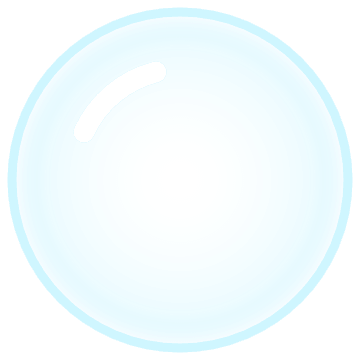
#> input picture client/assets/resources/ui/kit/bubble_small.png, 360 x 360 px, given in place of books.png, which was not available
$ python skin.py
#> lines starting #> are read from the running program, lines starting #| are printed output that depends on the picture; after the words box and inside, x2 and y2 are one past the last pixel; in counts of white or black regions, pixels touching at a corner belong together
### tools/art/slice.py
#!/usr/bin/env python3
"""把 Codex 出的白底图集抠成透明底并切成单张。

用法: slice.py <图集.png> <输出目录> <边长> <名字1,名字2,...>
边长为负数时保持长宽比，只把宽度缩到该绝对值。
可选第 5 个参数「列x行」（如 3x3）：按网格归并碎块。
按从上到下、从左到右的顺序给每个切片命名。
"""
import sys
from collections import deque

import numpy as np
from PIL import Image

WHITE = 240  # 三个通道都高于它算背景白
EDGE_DARK = 90  # 过渡带里暗于它的像素视为完全不透明
MIN_SIZE = 40  # 小于这个像素宽高的连通块当作噪点丢弃


def _grow(mask: np.ndarray, steps: int) -> np.ndarray:
    """把布尔蒙版向外扩 steps 个像素（四邻域）。"""
    out = mask.copy()
    for _ in range(steps):
        g = out.copy()
        g[1:, :] |= out[:-1, :]
        g[:-1, :] |= out[1:, :]
        g[:, 1:] |= out[:, :-1]
        g[:, :-1] |= out[:, 1:]
        out = g
    return out


def remove_background(img: Image.Image) -> Image.Image:
    """从四边向内泛洪找出白色背景并去掉，边缘做真正的抗锯齿。

    出图时图案边缘的像素是「图案色与白底的混合」。这里按混入白色的比例还原出
    半透明度，并把颜色里的白色成分减掉，所以放到任何底色上都不会有白边或锯齿。
    图案内部的白色高光不与边缘连通，不受影响。
    """
    rgb = np.asarray(img.convert("RGB")).astype(np.float32)
    near_white = rgb.min(axis=2) >= WHITE
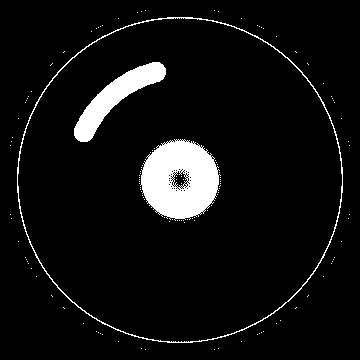
#> near_white: shape (360, 360) bool; 6.6% white; 128 white regions (125 under 20 px), largest, box (x1, y1, x2, y2) and area: (140, 139, 221, 221) 4649, (74, 62, 166, 142) 2306, (17, 17, 343, 343) 1440
    h, w = near_white.shape
#> h = 360; w = 360
    bg = np.zeros((h, w), dtype=bool)
    queue = deque()
    for x in range(w):
        queue.append((0, x)); queue.append((h - 1, x))
    for y in range(h):
        queue.append((y, 0)); queue.append((y, w - 1))
    while queue:
        y, x = queue.popleft()
        if y < 0 or y >= h or x < 0 or x >= w or bg[y, x] or not near_white[y, x]:
            continue
        bg[y, x] = True
        queue.extend(((y + 1, x), (y - 1, x), (y, x + 1), (y, x - 1)))
#> bg: shape (360, 360) bool; every value is 0
    alpha = np.where(bg, 0.0, 1.0).astype(np.float32)
#> alpha: shape (360, 360) float32; every value is 1
    # 紧贴背景的 2 像素是过渡带：越白越透明
    band = _grow(bg, 2) & ~bg
    whiteness = np.clip((rgb.min(axis=2) - EDGE_DARK) / (255.0 - EDGE_DARK), 0.0, 1.0)
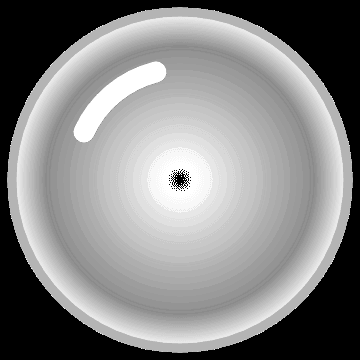
#> whiteness: shape (360, 360) float32; min 0, max 1, mean 0.528
    alpha[band] = 1.0 - whiteness[band]
    # 还原被白底冲淡的颜色：C = (混合色 - (1 - a) * 白) / a
    a3 = np.clip(alpha, 0.05, 1.0)[:, :, None]
    fixed = np.clip((rgb - (1.0 - a3) * 255.0) / a3, 0.0, 255.0)
    rgb = np.where(band[:, :, None], fixed, rgb)
    out = np.dstack([rgb, alpha * 255.0]).astype(np.uint8)
    return Image.fromarray(out, "RGBA")


def components(alpha: np.ndarray):
    """返回各连通块的包围盒 (top, left, bottom, right)。"""
    h, w = alpha.shape
#> h = 360; w = 360
    solid = alpha > 100
#> solid: shape (360, 360) bool; every value is 1
    seen = np.zeros((h, w), dtype=bool)
    boxes = []
    for sy in range(0, h, 4):
        for sx in range(0, w, 4):
            if not solid[sy, sx] or seen[sy, sx]:
                continue
            top, left, bottom, right = sy, sx, sy, sx
            queue = deque([(sy, sx)])
            seen[sy, sx] = True
            while queue:
                y, x = queue.popleft()
                top, bottom, left, right = min(top, y), max(bottom, y), min(left, x), max(right, x)
                for ny, nx in ((y + 1, x), (y - 1, x), (y, x + 1), (y, x - 1)):
                    if 0 <= ny < h and 0 <= nx < w and solid[ny, nx] and not seen[ny, nx]:
                        seen[ny, nx] = True
                        queue.append((ny, nx))
            if bottom - top >= MIN_SIZE and right - left >= MIN_SIZE:
                boxes.append((top, left, bottom + 1, right + 1))
#> after the loop, boxes = [(0, 0, 360, 360)]
    return boxes


def reading_order(boxes):
    """先按行分组（中心 y 接近的算一行），行内按 x 排。"""
    boxes = sorted(boxes, key=lambda b: (b[0] + b[2]) / 2)
#> boxes = [(0, 0, 360, 360)]
    rows, current = [], []
    for b in boxes:
        cy = (b[0] + b[2]) / 2
        if current and cy - (current[-1][0] + current[-1][2]) / 2 > (current[-1][2] - current[-1][0]) * 0.5:
            rows.append(current)
            current = []
        current.append(b)
#> after the loop, current = [(0, 0, 360, 360)]
    if current:
        rows.append(current)
    return [b for row in rows for b in sorted(row, key=lambda b: b[1])]


# [37 lines left out: functions resize, main, not called in this run]


# [2 lines that do not run on import are left out]

### tools/art/skin.py
#!/usr/bin/env python3
"""把 Codex 出的界面部件图（白底）切成可拉伸的部件，放进 client/assets/resources/ui/skin。

docs/03 第 5 节「界面部件」：部件由 Codex 画一张母版，这里负责
  - 抠成透明底、按阅读顺序切开；
  - 横向三宫格压缩：留左右两头，中间只留一条（运行时横向拉伸），接缝处向中间色过渡；
  - 换色：一张母版按色相转成整套语义色（形状、高光完全一致）；
  - 边距写进 client/tools/art/slices_skin.json（.meta 生成时读）。
用法：python3 tools/art/skin.py [art/raw/ui_skin]
"""
import json
import sys
from pathlib import Path

import numpy as np
from PIL import Image

sys.path.insert(0, str(Path(__file__).resolve().parent))
from slice import components, reading_order, remove_background  # noqa: E402

REPO = Path(__file__).resolve().parents[2]
OUT = REPO / 'client/assets/resources/ui/skin'
SLICES = REPO / 'client/tools/art/slices_skin.json'


def cut(path: Path):
    im = remove_background(Image.open(path))
    boxes = reading_order(components(np.asarray(im)[:, :, 3]))
#> boxes = [(0, 0, 360, 360)]
#|   j_book_1: (420, 420)
    return [im.crop((l, t, r, b)) for t, l, b, r in boxes]


def glass(path: Path, width: int) -> Image.Image:
    """白底上的玻璃器皿：轮廓外是背景；轮廓里按「越白越透明」还原 alpha（白色成分去掉），高光保留一点白。"""
#> called with width = 450
    im = remove_background(Image.open(path))
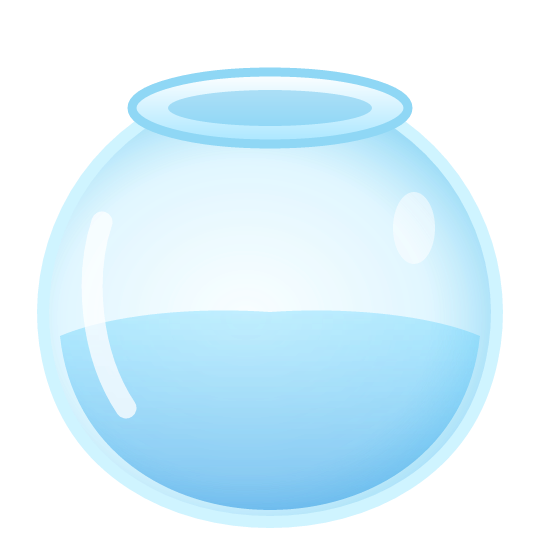
#> input picture client/assets/resources/ui/kit/bowl.png, 540 x 540 px, found by its file name
#> in remove_background (call 2), `near_white = rgb.min(axis=2) >= WHITE`: near_white: shape (540, 540) bool; 1.1% white; 2 white regions, box (x1, y1, x2, y2) and area: (82, 212, 112, 327) 2284, (186, 77, 354, 85) 968
#> after the loop in remove_background (call 2), `while queue:`: bg: shape (540, 540) bool; every value is 0
#> in remove_background (call 2), `alpha = np.where(bg, 0.0, 1.0).astype(np.float32)`: alpha: shape (540, 540) float32; every value is 1
#> in remove_background (call 2), `whiteness = np.clip((rgb.min(axis=2) - EDGE_DARK) / (255.0 - EDGE_DARK..`:
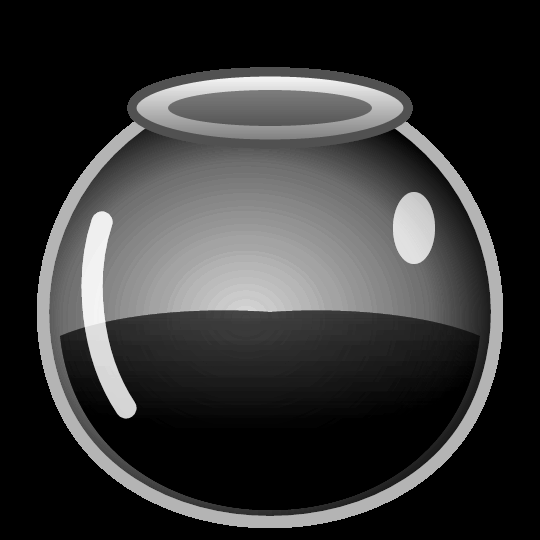
#> whiteness: shape (540, 540) float32; min 0, max 0.958, mean 0.209
    (box,) = [b for b in [components(np.asarray(im)[:, :, 3])] for b in b][:1] or [None]
#> in components (call 2), `solid = alpha > 100`: solid: shape (540, 540) bool; every value is 1
#> box = (0, 0, 540, 540)
    a = np.asarray(im).astype(np.float32) / 255.0
    rgb, al = a[..., :3], a[..., 3]
    inside = al > 0.5
    m = rgb.min(-1)
    alpha = np.clip((1.0 - m) / 0.42, 0.0, 1.0)
    # 高光（接近纯白）留成半透明白
    hi = np.clip((m - 0.93) / 0.07, 0, 1)
    alpha = np.maximum(alpha, 0.10 + 0.55 * hi)
    alpha = np.where(inside, alpha, al)
    safe = np.clip(alpha, 0.05, 1.0)[..., None]
    col = np.clip((rgb - (1 - safe)) / safe, 0, 1)
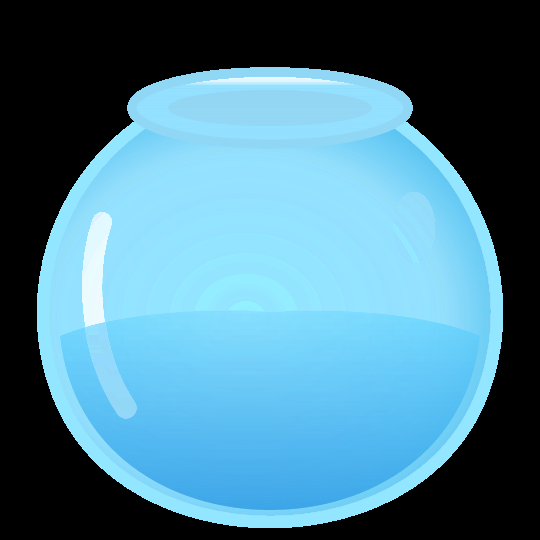
#> col: shape (540, 540, 3) float32; mean R, G, B 0.296, 0.494, 0.577
    col = np.where(hi[..., None] > 0, rgb * hi[..., None] + col * (1 - hi[..., None]), col)
    out = np.concatenate([col, alpha[..., None]], -1)
    res = Image.fromarray(np.clip(out * 255 + 0.5, 0, 255).astype(np.uint8), 'RGBA')
    if box:
        t, l, b, r = box
#> t = 0; l = 0; b = 540; r = 540
        res = res.crop((l, t, r, b))
    return res.convert('RGBa').resize((width, round(res.height * width / res.width)), Image.LANCZOS).convert('RGBA')
#|   j_bowl: (450, 450)


def cut_grid(path: Path, cols: int, rows: int):
    """按网格切：同一格里的碎块（字旁边的小星星、气泡）并成一张。按行优先返回。"""
    im = remove_background(Image.open(path))
    W, H = im.size
    cells = {}
    for t, l, b, r in components(np.asarray(im)[:, :, 3]):
        cx, cy = (l + r) / 2, (t + b) / 2
        k = (int(cy * rows / H), int(cx * cols / W))
        u = cells.get(k)
        cells[k] = (min(u[0], t), min(u[1], l), max(u[2], b), max(u[3], r)) if u else (t, l, b, r)
    return [im.crop((l, t, r, b)) for (_, _), (t, l, b, r) in sorted(cells.items())]


def scaled(im: Image.Image, k: float) -> Image.Image:
    return im.convert('RGBa').resize((max(1, round(im.width * k)), max(1, round(im.height * k))), Image.LANCZOS).convert('RGBA')


def light_on_black(path: Path, size: int) -> Image.Image:
    """黑底上的发光 / 透明物体：alpha = 最亮通道，颜色 = rgb / alpha（反预乘）。裁到外接正方形再缩放。"""
#> called with size = 480
    a = np.asarray(Image.open(path).convert('RGB')).astype(np.float32) / 255.0
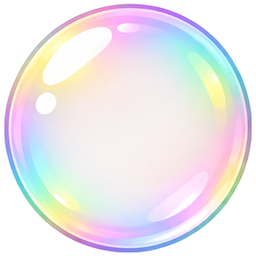
#> input picture assets/ui/bubble.png, 256 x 256 px, found by its file name
#> a: shape (256, 256, 3) float32
    al = np.clip((a.max(-1) - 0.04) / 0.96, 0, 1)
    col = np.clip(a / np.maximum(al, 1e-3)[..., None], 0, 1)
#> col: shape (256, 256, 3) float32
    out = Image.fromarray(np.clip(np.dstack([col, al]) * 255 + 0.5, 0, 255).astype(np.uint8), 'RGBA')
#> out: PIL image 256x256 RGBA
    ys, xs = np.nonzero(al > 0.08)
    cx, cy = (xs.min() + xs.max()) / 2, (ys.min() + ys.max()) / 2
#> cx = 127.5; cy = 127.5
    r = max(xs.max() - xs.min(), ys.max() - ys.min()) / 2 + 4
#> r = 130.5
    out = out.crop((int(cx - r), int(cy - r), int(cx + r), int(cy + r)))
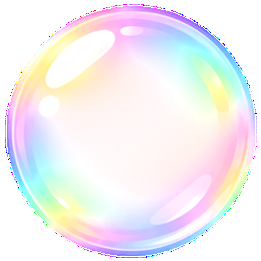
#> out: PIL image 261x261 RGBA; mean R, G, B, A 172, 168.9, 173.4, 177.6; transparent parts drawn white
    return out.convert('RGBa').resize((size, size), Image.LANCZOS).convert('RGBA')
#> returned value: PIL image 480x480 RGBA


def key_magenta(path) -> Image.Image:
    """品红底上的图案抠出来（白色的艺术字不能用白底：字里封闭的空隙泛洪够不着，会留成白的）。
    品红度 = min(R, B) - G：背景约等于 1，白、绿都 ≤ 0。按它算透明度，再把边缘混进去的品红减掉。裁到外接矩形。"""
    src = path if isinstance(path, Image.Image) else Image.open(path)
    a = np.asarray(src.convert('RGB')).astype(np.float32) / 255.0
    corners = np.concatenate([a[:8, :8].reshape(-1, 3), a[:8, -8:].reshape(-1, 3), a[-8:, :8].reshape(-1, 3), a[-8:, -8:].reshape(-1, 3)])
    bg = np.median(corners, axis=0)
    m0 = min(bg[0], bg[2]) - bg[1]
    m = np.minimum(a[..., 0], a[..., 2]) - a[..., 1]
    alpha = 1.0 - np.clip(m / (m0 * 0.85), 0.0, 1.0)
    a3 = np.clip(alpha, 0.02, 1.0)[..., None]
    col = np.clip((a - (1.0 - a3) * bg) / a3, 0.0, 1.0)
    out = Image.fromarray(np.clip(np.dstack([col, alpha]) * 255 + 0.5, 0, 255).astype(np.uint8), 'RGBA')
    ys, xs = np.nonzero(alpha > 0.05)
    return out.crop((int(xs.min()), int(ys.min()), int(xs.max()) + 1, int(ys.max()) + 1))


def main() -> None:
    raw = Path(sys.argv[1]) if len(sys.argv) > 1 else REPO / 'art/raw/ui_skin'
    OUT.mkdir(parents=True, exist_ok=True)
    slices = {}

    def save(name: str, im: Image.Image, border=None) -> None:
        im.save(OUT / f'{name}.png')
        if border:
            slices[name] = border
        print(f'  {name}: {im.size} {border or ""}')

    # 平面的界面部件（按钮、面板、图标键、进度条、开关……）不在这里出：2026-11-16 起整套界面改成平面设计，
    # 由 tools/art/flat_skin.py 程序画；这里只出还在用的插画。保存时把 flat_skin.py 写的边距一起写回
    slices.update({k: v for k, v in (json.loads(SLICES.read_text()) if SLICES.exists() else {}).items() if not k.startswith('j_') or k.startswith('j_btn_')})

    # 排行奖牌：金、银、铜
    if (raw / 'medals.png').exists():
        for nm, im in zip(['1', '2', '3'], cut(raw / 'medals.png')):
            save(f'j_medal_{nm}', im.convert('RGBa').resize((round(im.width * 300 / im.height), 300), Image.LANCZOS).convert('RGBA'))

    # 收藏册封面：六个海域
    for i, im in enumerate(cut(raw / 'books.png')):
        save(f'j_book_{i + 1}', im.convert('RGBa').resize((420, round(im.height * 420 / im.width)), Image.LANCZOS).convert('RGBA'))

    # 鱼缸：玻璃要透明（白底上的玻璃按「越白越透」还原）
    save('j_bowl', glass(raw / 'bowl.png', 450))

    # 连击艺术字（Codex）：四档夸奖词、数字 0-9、×、「连击」；爆炸星、火焰圆章
    if (raw / 'praise.png').exists():
        for i, im in enumerate(cut_grid(raw / 'praise.png', 2, 2)):
            save(f'j_praise_{i + 1}', scaled(im, 660 / im.width))
    if (raw / 'digits.png').exists():
        gl = cut_grid(raw / 'digits.png', 6, 2)
        k = 180 / float(np.median([g.height for g in gl[:10]]))
        for i, g in enumerate(gl[:10]):
            save(f'j_dg_{i}', scaled(g, k))
        save('j_dg_x', scaled(gl[10], k))
        save('j_combo_word', scaled(gl[11], k))
    if (raw / 'burst.png').exists():
        # 出图里右边还有一个火焰圆章，没用上，不切
        b = cut_grid(raw / 'burst.png', 2, 1)[0]
        save('j_burst', scaled(b, 600 / b.width))

    # 局内零件：教学手指、挑战旗、锁链
    if (raw / 'misc.png').exists():
        finger, flag, chain, _dot = cut_grid(raw / 'misc.png', 2, 2)
        save('j_finger', scaled(finger, 330 / finger.height))
        save('j_flag', scaled(flag, 270 / flag.height))
        save('j_chain', scaled(chain, 450 / chain.width))
    # 气泡：黑底上出图，按亮度还原透明度（光是「加」上去的，里面全透明，高光和彩虹边都留住）
    if (raw / 'bubble.png').exists():
        save('j_bubble', light_on_black(raw / 'bubble.png', 480))
#|   j_bubble: (480, 480)

    # 宝箱（关 / 开各一对）：抽奖页的紫色宝箱、过关和等级宝箱的蓝贝壳宝箱。放进 ui/icon；
    # 一对里两张用同一个缩放、箱底对齐、箱体左右居中，换图时箱子不跳
    for src, names in (('chest_wheel', ('chest_wheel', 'chest_wheel_open')), ('chest_level', ('chest', 'chest_open'))):
        if not (raw / f'{src}.png').exists():
            continue
        pair = cut_grid(raw / f'{src}.png', 2, 1)
        k = min(640 / max(im.width for im in pair), 652 / max(im.height for im in pair))
        for name, im in zip(names, pair):
            im = scaled(im, k)
            a = np.asarray(im)[:, :, 3]
            # 箱体中线：最下面三成里不透明像素的左右中点
            xs = np.nonzero(a[int(im.height * 0.7) :].max(0) > 40)[0]
            cx = (xs.min() + xs.max()) / 2
            canvas = Image.new('RGBA', (660, 660), (0, 0, 0, 0))
            canvas.alpha_composite(im, (max(0, min(660 - im.width, round(330 - cx))), 660 - 4 - im.height))
            canvas.save(OUT.parent / 'icon' / f'{name}.png')
            print(f'  icon/{name}: {im.size}')

    SLICES.write_text(json.dumps(slices, indent=2) + '\n')


if __name__ == '__main__':
    main()
